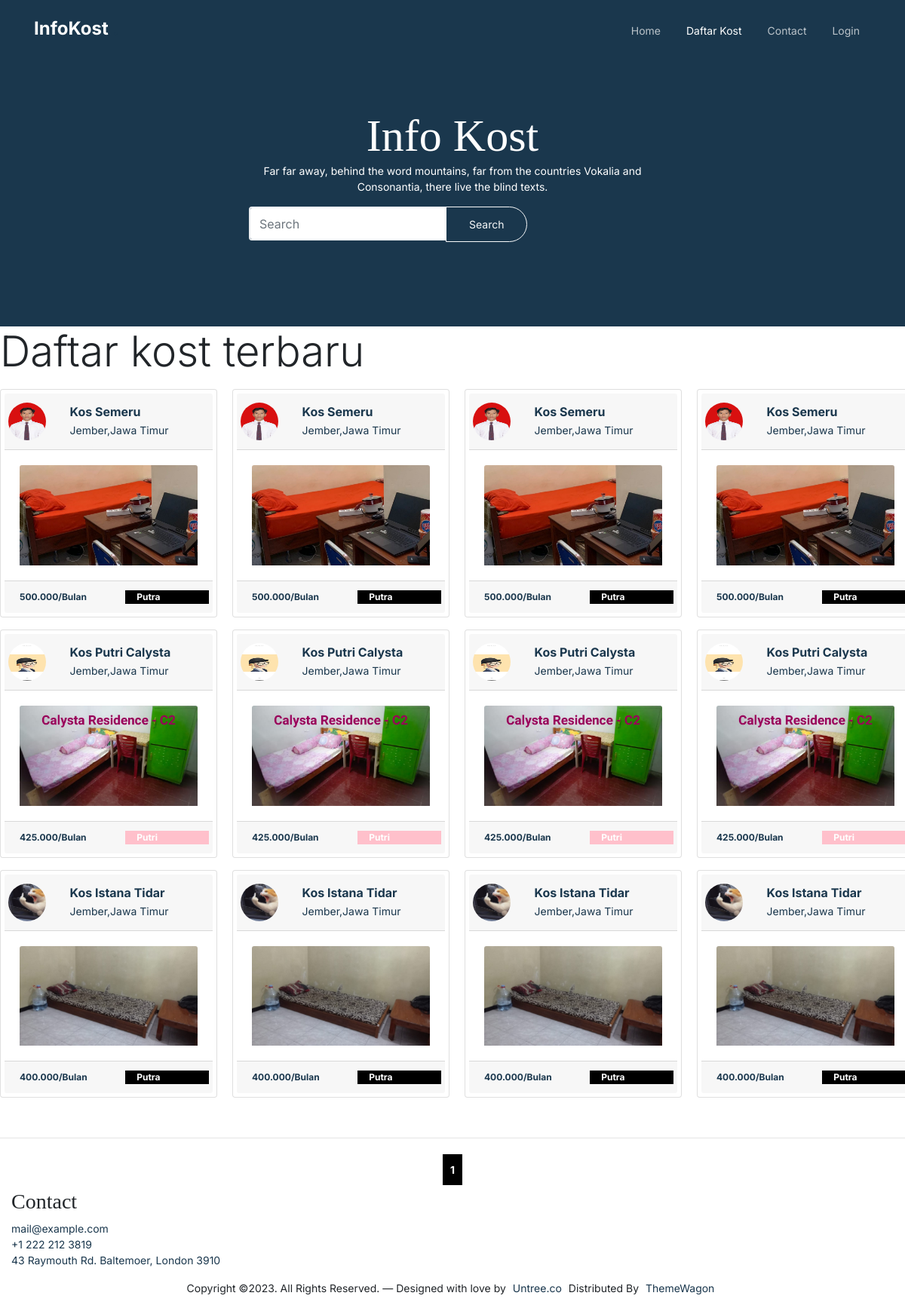
/daftarkos.php, run on the app's committed database.
### tables this page shows
CREATE TABLE `kost` (
  `id_kost` int(11) NOT NULL,
  `nama_kost` varchar(255) NOT NULL,
  `tipe_kost` varchar(255) NOT NULL,
  `jenis_kost` varchar(255) NOT NULL,
  `jumlah_kamar` int(11) NOT NULL,
  `tanggal_tagih` date NOT NULL,
  `nama_pemilik` text NOT NULL,
  `nama_bank` text NOT NULL,
  `no_rekening` int(11) NOT NULL,
  `foto_bangunan_utama` varchar(255) NOT NULL,
  `foto_kamar` varchar(255) NOT NULL,
  `foto_kamar_mandi` varchar(255) NOT NULL,
  `foto_interior` varchar(255) NOT NULL,
  `provinsi` varchar(25) NOT NULL,
  `kota` varchar(25) NOT NULL,
  `kecamatan` varchar(25) NOT NULL,
  `kelurahan` varchar(25) NOT NULL,
  `alamat` varchar(255) NOT NULL,
  `harga_sewa` int(11) NOT NULL,
  `kontak` varchar(255) NOT NULL,
  `deskripsi` text NOT NULL,
  `id_pemilik` int(11) NOT NULL,
  `fasilitas_kost` text NOT NULL
);

CREATE TABLE `user` (
  `id` int(11) NOT NULL,
  `nama_lengkap` varchar(255) NOT NULL,
  `email` varchar(255) NOT NULL,
  `username` varchar(255) NOT NULL,
  `password` varchar(255) NOT NULL,
  `no_hp` varchar(255) NOT NULL,
  `pekerjaan` varchar(255) NOT NULL,
  `jenis_kelamin` varchar(25) NOT NULL,
  `foto_ktp` varchar(255) NOT NULL,
  `foto_profil` text NOT NULL,
  `roles` int(11) NOT NULL,
  `id_kost_saya` int(11) NOT NULL
);

### daftarkos.php (the view, shortened to what this page needs)
<?php
require('koneksi.php');
$jumlah_data_perhalaman = 8;
$jumlah_halaman = ceil($jumlah_data = mysqli_num_rows(mysqli_query($koneksi, "SELECT * FROM kost JOIN user ON kost.id_pemilik = user.id")) / $jumlah_data_perhalaman);
if (isset($_GET['halaman'])) {
  $halaman_aktif = $_GET['halaman'];
} else {
  $halaman_aktif = 1;
}
$awalData = ($jumlah_data_perhalaman * $halaman_aktif) - $jumlah_data_perhalaman;
$query = "SELECT * FROM kost  INNER JOIN user ON kost.id_pemilik = user.id LIMIT $awalData,$jumlah_data_perhalaman";
$data = mysqli_query($koneksi, $query);
function minfas($idkost, $tipe_kost)
{
  global $koneksi;
  $cost = mysqli_query($koneksi, "SELECT min(biaya_fasilitas) FROM kamar WHERE id_kost=$idkost");
  $p = mysqli_fetch_array($cost);
  if ($tipe_kost == "Bulan") {
    return $p['min(biaya_fasilitas)'];
  } else if ($tipe_kost == "Tahun") {
    return $p['min(biaya_fasilitas)'] * 12;
  }
}
?>
<!doctype html>
<html lang="en">
<head>
  <link rel="stylesheet" href="css/bootstrap.min.css">
  <link rel="stylesheet" href="css/owl.carousel.min.css">
  <link rel="stylesheet" href="css/owl.theme.default.min.css">
  <link rel="stylesheet" href="css/jquery.fancybox.min.css">
  <link rel="stylesheet" href="fonts/icomoon/style.css">
  <link rel="stylesheet" href="fonts/flaticon/font/flaticon.css">
  <link rel="stylesheet" href="css/daterangepicker.css">
  <link rel="stylesheet" href="css/aos.css">
  <link rel="stylesheet" href="css/style.css">
</head>
<body>
  <nav class="site-nav">
    <div class="container">
      <div class="site-navigation">
        <a href="index.html" class="logo m-0"> InfoKost <span class="text-primary">.</span></a>
        <ul class="js-clone-nav d-none d-lg-inline-block text-left site-menu float-right">
          <li><a href="index2.php">Home</a></li>
          <li class="active"><a href="daftarkos.php">Daftar Kost</a></li>
          <li><a href="contact.php">Contact</a></li>
          <li><a href="login.php">Login</a></li>
        </ul>
      </div>
    </div>
  </nav>
  <div class="hero hero-inner">
    <div class="container">
        <div class="row align-items-center">
            <div class="col-lg-6 mx-auto text-center">
                <div class="intro-wrap">
                    <h1 class="mb-0">Info Kost</h1>
                    <p class="text-white">Far far away, behind the word mountains, far from the countries Vokalia and Consonantia, there live the blind texts. </p>
                    <form class="form-inline mt-3">
                        <div class="input-group">
                            <input class="form-control" type="search" placeholder="Search" aria-label="Search">
                            <div class="input-group-append">
                                <button class="btn btn-outline-light" type="submit">Search</button>
                            </div>
                        </div>
                    </form>
                </div>
            </div>
        </div>
    </div>
</div>
        <p class="display-4">Daftar kost terbaru</p>
      <div class="row">
      <div class="row kartu">
        <?php while ($d = mysqli_fetch_array($data)) {
        ?>
          <div class="card mx-1 ml-3 mb-3" style="width: 18rem;">
            <a href="kost/tampilan-kost.php?id_kost=<?php echo $d['id_kost'] ?>">
              <div class="card-header">
                <div class="row">
                  <div class="col-md-3">
                    <div class="row">
                      <img src="img/profil/<?php echo $d['foto_profil'] ?>" class="thumbnail img-responsive rounded-circle mr-3" height="50px" width="50px" alt="avatar">
                    </div>
                  </div>
                  <div class="col">
                    <div class="card-text">
                      <h6 class="card-title font-weight-bold mb-1"><?php echo $d['nama_kost'] ?></h6>
                      <p class="card-text"><?php echo $d['kota'] . ',' . $d['provinsi'] ?></p>
                    </div>
                  </div>
                </div>
              </div>
              <div class="card-body">
                <img height="" class="card-img-top" src="img/foto_kost/kamar/<?php echo $d['foto_kamar'] ?>" alt="Card image cap">
              </div>
              <div class="card-footer">
                <div class="row">
                  <div class="col-md-7" style="font-size:12px;font-weight:bold"><?php echo number_format($d['harga_sewa'] + minfas($d['id_kost'], $d['tipe_kost']), 0, ',', '.') . '/' . $d['tipe_kost'] ?></div>
                  <?php
                  if ($d['jenis_kost'] == "Putri") {
                  ?>
                    <div class="col" style="background-color:pink;font-size:12px;font-weight:bold;color:white"><?php echo $d['jenis_kost'] ?></div>
                  <?php
                  } else if ($d['jenis_kost'] == "Putra") {
                  ?>
                    <div class="col" style="background-color:black;font-size:12px;font-weight:bold;color:white"><?php echo $d['jenis_kost'] ?></div>
                  <?php
                  } else if ($d['jenis_kost'] == "Campuran") {
                  ?>
                    <div class="col" style="background-color:purple;font-size:12px;font-weight:bold;color:white"><?php echo $d['jenis_kost'] ?></div>
                  <?php } ?>
                </div>
              </div>
            </a>
          </div>
          <div class="card mx-1 ml-3 mb-3" style="width: 18rem;">
            <a href="kost/tampilan-kost.php?id_kost=<?php echo $d['id_kost'] ?>">
              <div class="card-header">
                <div class="row">
                  <div class="col-md-3">
                    <div class="row">
                      <img src="img/profil/<?php echo $d['foto_profil'] ?>" class="thumbnail img-responsive rounded-circle mr-3" height="50px" width="50px" alt="avatar">
                    </div>
                  </div>
                  <div class="col">
                    <div class="card-text">
                      <h6 class="card-title font-weight-bold mb-1"><?php echo $d['nama_kost'] ?></h6>
                      <p class="card-text"><?php echo $d['kota'] . ',' . $d['provinsi'] ?></p>
                    </div>
                  </div>
                </div>
              </div>
              <div class="card-body">
                <img height="" class="card-img-top" src="img/foto_kost/kamar/<?php echo $d['foto_kamar'] ?>" alt="Card image cap">
              </div>
              <div class="card-footer">
                <div class="row">
                  <div class="col-md-7" style="font-size:12px;font-weight:bold"><?php echo number_format($d['harga_sewa'] + minfas($d['id_kost'], $d['tipe_kost']), 0, ',', '.') . '/' . $d['tipe_kost'] ?></div>
                  <?php
                  if ($d['jenis_kost'] == "Putri") {
                  ?>
                    <div class="col" style="background-color:pink;font-size:12px;font-weight:bold;color:white"><?php echo $d['jenis_kost'] ?></div>
                  <?php
                  } else if ($d['jenis_kost'] == "Putra") {
                  ?>
                    <div class="col" style="background-color:black;font-size:12px;font-weight:bold;color:white"><?php echo $d['jenis_kost'] ?></div>
                  <?php
                  } else if ($d['jenis_kost'] == "Campuran") {
                  ?>
                    <div class="col" style="background-color:purple;font-size:12px;font-weight:bold;color:white"><?php echo $d['jenis_kost'] ?></div>
                  <?php } ?>
                </div>
              </div>
            </a>
          </div>
          <div class="card mx-1 ml-3 mb-3" style="width: 18rem;">
            <a href="kost/tampilan-kost.php?id_kost=<?php echo $d['id_kost'] ?>">
              <div class="card-header">
                <div class="row">
                  <div class="col-md-3">
                    <div class="row">
                      <img src="img/profil/<?php echo $d['foto_profil'] ?>" class="thumbnail img-responsive rounded-circle mr-3" height="50px" width="50px" alt="avatar">
                    </div>
                  </div>
                  <div class="col">
                    <div class="card-text">
                      <h6 class="card-title font-weight-bold mb-1"><?php echo $d['nama_kost'] ?></h6>
                      <p class="card-text"><?php echo $d['kota'] . ',' . $d['provinsi'] ?></p>
                    </div>
                  </div>
                </div>
              </div>
              <div class="card-body">
                <img height="" class="card-img-top" src="img/foto_kost/kamar/<?php echo $d['foto_kamar'] ?>" alt="Card image cap">
              </div>
              <div class="card-footer">
                <div class="row">
                  <div class="col-md-7" style="font-size:12px;font-weight:bold"><?php echo number_format($d['harga_sewa'] + minfas($d['id_kost'], $d['tipe_kost']), 0, ',', '.') . '/' . $d['tipe_kost'] ?></div>
                  <?php
                  if ($d['jenis_kost'] == "Putri") {
                  ?>
                    <div class="col" style="background-color:pink;font-size:12px;font-weight:bold;color:white"><?php echo $d['jenis_kost'] ?></div>
                  <?php
                  } else if ($d['jenis_kost'] == "Putra") {
                  ?>
                    <div class="col" style="background-color:black;font-size:12px;font-weight:bold;color:white"><?php echo $d['jenis_kost'] ?></div>
                  <?php
                  } else if ($d['jenis_kost'] == "Campuran") {
                  ?>
                    <div class="col" style="background-color:purple;font-size:12px;font-weight:bold;color:white"><?php echo $d['jenis_kost'] ?></div>
                  <?php } ?>
                </div>
              </div>
            </a>
          </div>
          <div class="card mx-1 ml-3 mb-3" style="width: 18rem;">
            <a href="kost/tampilan-kost.php?id_kost=<?php echo $d['id_kost'] ?>">
              <div class="card-header">
                <div class="row">
                  <div class="col-md-3">
                    <div class="row">
                      <img src="img/profil/<?php echo $d['foto_profil'] ?>" class="thumbnail img-responsive rounded-circle mr-3" height="50px" width="50px" alt="avatar">
                    </div>
                  </div>
                  <div class="col">
                    <div class="card-text">
                      <h6 class="card-title font-weight-bold mb-1"><?php echo $d['nama_kost'] ?></h6>
                      <p class="card-text"><?php echo $d['kota'] . ',' . $d['provinsi'] ?></p>
                    </div>
                  </div>
                </div>
              </div>
              <div class="card-body">
                <img height="" class="card-img-top" src="img/foto_kost/kamar/<?php echo $d['foto_kamar'] ?>" alt="Card image cap">
              </div>
              <div class="card-footer">
                <div class="row">
                  <div class="col-md-7" style="font-size:12px;font-weight:bold"><?php echo number_format($d['harga_sewa'] + minfas($d['id_kost'], $d['tipe_kost']), 0, ',', '.') . '/' . $d['tipe_kost'] ?></div>
                  <?php
                  if ($d['jenis_kost'] == "Putri") {
                  ?>
                    <div class="col" style="background-color:pink;font-size:12px;font-weight:bold;color:white"><?php echo $d['jenis_kost'] ?></div>
                  <?php
                  } else if ($d['jenis_kost'] == "Putra") {
                  ?>
                    <div class="col" style="background-color:black;font-size:12px;font-weight:bold;color:white"><?php echo $d['jenis_kost'] ?></div>
                  <?php
                  } else if ($d['jenis_kost'] == "Campuran") {
                  ?>
                    <div class="col" style="background-color:purple;font-size:12px;font-weight:bold;color:white"><?php echo $d['jenis_kost'] ?></div>
                  <?php } ?>
                </div>
              </div>
            </a>
          </div>
        <?php
      } ?>
      </div>
    </div>
    <br>
    <hr>
    <div class="row">
      <?php for ($i = 1; $i <= $jumlah_halaman; $i++) : ?>
        <?php if ($i == $halaman_aktif) : ?>
          <a style="font-weight: bold;background-color:black;padding:10px;color:white;" href="?halaman=<?php echo $i ?>"><?php echo $i ?></a>
        <?php else : ?>
          <a style="font-weight: bold;background-color:red;padding:10px;color:white" href="?halaman=<?php echo $i ?>"><?php echo $i ?></a>
        <?php endif; ?>
      <?php endfor; ?>
    </div>
            <div class="col-md-6 col-lg-4">
            <div class="widget">
              <h3 class="heading">Contact</h3>
              <ul class="list-unstyled quick-info links">
                <li class="email"><a href="#">mail@example.com</a></li>
                <li class="phone"><a href="#">+1 222 212 3819</a></li>
                <li class="address"><a href="#">43 Raymouth Rd. Baltemoer, London 3910</a></li>
              </ul>
            </div>
          </div>
    <div class="inner dark">
      <div class="container">
        <div class="row text-center">
          <div class="col-md-8 mb-3 mb-md-0 mx-auto">
            <p>Copyright &copy;. All Rights Reserved. &mdash; Designed with love by <a href="https://untree.co" class="link-highlight">Untree.co</a> Distributed By <a href="https://themewagon.com" target="_blank" >ThemeWagon</a>
            </p>
          </div>
        </div>
      </div>
    </div>
</body>
</html>

### data on the page
kost: id_pemilik.foto_profil (picture), nama_kost "Kos Semeru", kota "Jember", provinsi "Jawa Timur", foto_kamar (picture), tipe_kost "500.000", tipe_kost "Bulan", jenis_kost "Putra"
kost: id_pemilik.foto_profil (picture), nama_kost "Kos Putri Calysta", kota "Jember", provinsi "Jawa Timur", foto_kamar (picture), tipe_kost "425.000", tipe_kost "Bulan", jenis_kost "Putri"
kost: id_pemilik.foto_profil (picture), nama_kost "Kos Istana Tidar", kota "Jember", provinsi "Jawa Timur", foto_kamar (picture), tipe_kost "400.000", tipe_kost "Bulan", jenis_kost "Putra"
